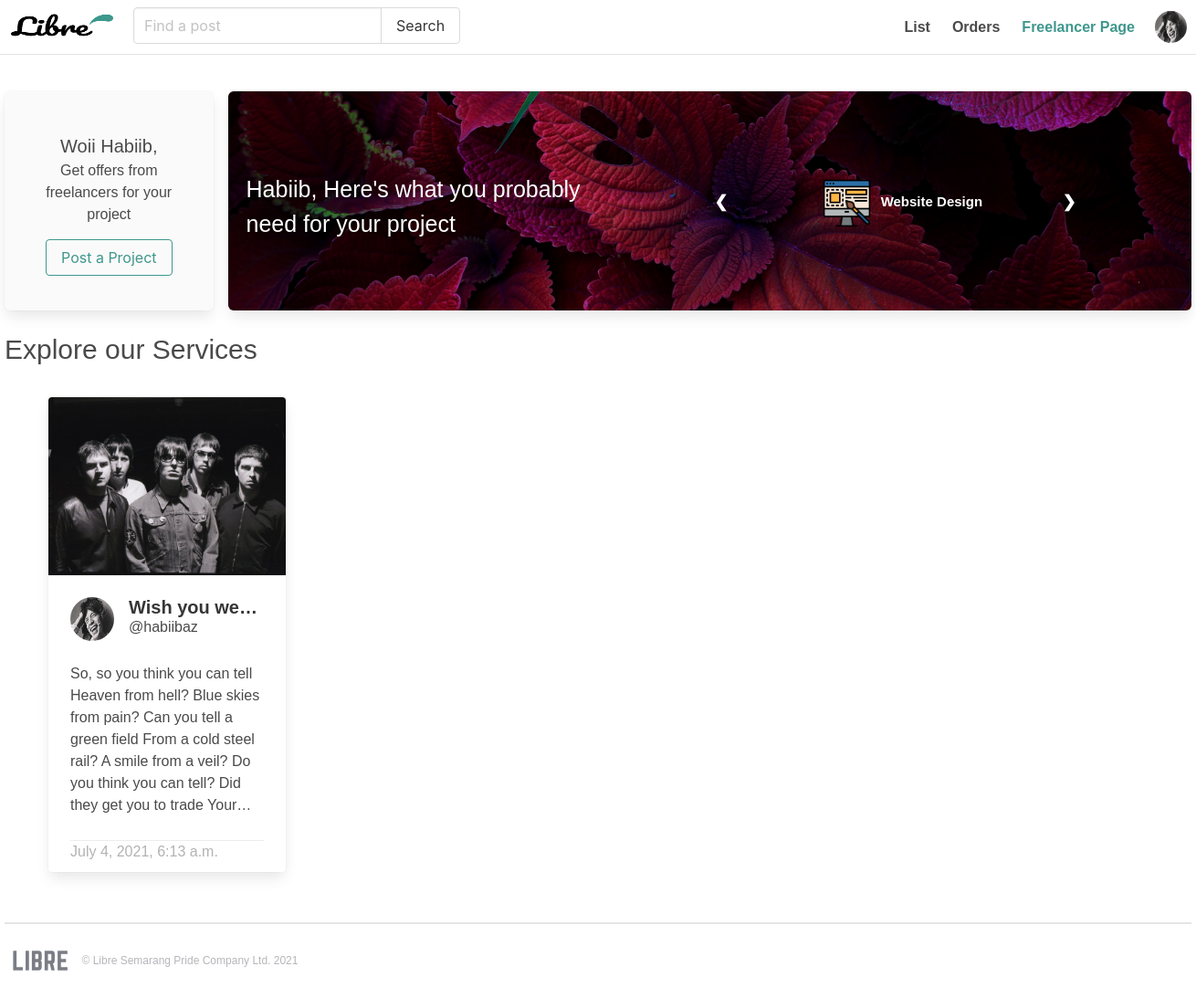
Page /buyerpage/ (signed in) on the committed database.
### account/models.py (models this page shows, shortened)
class Account (AbstractBaseUser):
	email					= models.EmailField(verbose_name='email', unique= True)
	username				= models.CharField(max_length=30, unique=True)
	date_joined				= models.DateTimeField(verbose_name='date joined', auto_now_add=True)
	last_login				= models.DateTimeField(verbose_name='last login', auto_now=True)
	is_admin				= models.BooleanField(default=False)
	is_active				= models.BooleanField(default=True)
	is_staff				= models.BooleanField(default=False)
	is_superuser			= models.BooleanField(default=False)
	image					= models.ImageField(upload_to=upload_location, null=True, blank=True)
	first_name				= models.CharField(max_length=50)
	last_name				= models.CharField(max_length=50)
	slug 					= models.SlugField()
	USERNAME_FIELD = 'email'
	REQUIRED_FIELDS = ['username']
	objects = MyAccountManager()

### blog/models.py (models this page shows, shortened)
class BlogPost(models.Model):
	title 					= models.CharField(max_length=50, null=False, blank=False)
	body 					= models.TextField(max_length=2000, null=False, blank=False)
	image		 			= models.ImageField(upload_to=upload_location, null=True, blank=True)
	date_published 			= models.DateTimeField(auto_now_add=True, verbose_name="date published")
	date_updated 			= models.DateTimeField(auto_now=True, verbose_name="date updated")
	author 					= models.ForeignKey(settings.AUTH_USER_MODEL, on_delete=models.CASCADE)
	category 				= models.ForeignKey(Category, on_delete=models.CASCADE, null=False)
	subcategory 			= models.ForeignKey(SubCategory, on_delete=models.CASCADE, null=False)
	deadline 				= models.PositiveIntegerField(blank=False, null=False)
	budget 					= models.BigIntegerField(blank=False, null=False)
	slug 					= models.SlugField()

### blog/views.py (the view)
# urls.py: path('buyerpage/', buyerpage, name='buyerpage'),
@login_required
def buyerpage(request):
	context = {}
	user = request.user
	account = Account.objects.filter(email=request.user.email).first()
	blog_posts = BlogPost.objects.all()
	context['blog_posts'] = blog_posts
	context['account'] = account
	return render(request, 'blog/buyerpage.html', context)

### blog/templates/blog/buyerpage.html (shortened to what this page needs)
{% load static %}
<!DOCTYPE html>
<html>
    <head>
        <link rel="stylesheet" href="https://cdn.jsdelivr.net/npm/bulma@0.9.2/css/bulma.min.css">
        <link rel="stylesheet" href="https://pro.fontawesome.com/releases/v5.10.0/css/all.css"/>
        <link rel="stylesheet" type="text/css" href="{% static 'css/main.css' %}">
    </head>
    <body>
      {% if request.user.is_authenticated %}
        <nav class="navbar" role="navigation" aria-label="main navigation" id="buyernavbar">
          <div class="navbar-start" id="buyernavbarstart">
            <div class="navbar-brand mb-1">
              <a class="navbar-item" href="{% url 'buyerpage' %}">
                <img src="{% static 'images/librelogo.png' %}" width="112" height="28">
              </a>
            </div>
            <div class="field has-addons" id="searchbar">
              <p class="control">
                <input class="input" type="text" placeholder="Find a post">
              </p>
              <p class="control">
                <button class="button">
                  Search
                </button>
              </p>
            </div>
          </div>
          <div class="navbar-end" id="buyernavbarend">
              <a style="font-weight: bold;" href="{% url 'projectlist' %}" class="navbar-item">
                List
              </a>
              <a style="font-weight: bold;" class="navbar-item">
                Orders
              </a>
              <a class="navbar-item"  style="color: #3F978D; font-weight: bold;">
                Freelancer Page
              </a>
              <div class="dropdown is-right" id="buyerpagedropdown">
                <div class="dropdown-trigger">
                  <span>
                    <figure class="image" >
                      <img style="width: 35px; height: 35px; border-radius: 50%;" src="{{account.image.url}}">
                    </figure>
                  </span>
                </div>
              </div>
            </div>
        </nav>
      <div class="buyerpage-container" id="buypagecontainer">
        <div class="main">
          <div class="main-header">
            <div class="box" id="box-postproject" style="display: block; padding: 45px;">
              <p style="font-size: 20px; text-align: center;">Woii {{account.first_name}},</p>
              <p style="text-align: center;">Get offers from freelancers for your project</p>
              <a href="{% url 'blog:create' %}">
                <button class="button is-outlined" style="margin:15px auto; border-color: #3F978D; color: #3F978D; background-color: #fafafa;">Post a Project</button>
              </a>
            </div>
            <div class="box" id="box-poster" style="background-image: url('{% static 'images/posterimage.jpg' %}'); background-size: cover;">
              <div class="textt" style="width: 40%; height: 100%; float: left;">
                <p style="font-size: 25px; margin-top: 17%; color: white;">
                  {{account.first_name}}, Here's what you probably need for your project
                </p>
              </div>
              <div class="category" style="width: 60%; height: 100%; float: right; overflow: hidden;">
                <div class="slideshow-container">
                  <div class="mySlides fade">
                    <div class="box" style="width: 200px; height: 100px; margin: 10px auto; background-color: transparent;" id="box-category">
                      <figure class="image">
                        <img style="width: 55px; height: 55px; margin-top: 5px;" src="{% static 'images/web-design.png' %}">
                        <p style="font-size: 15px; position: relative;left: 40px; bottom: 40px; font-weight: bold; color: white;">Website Design</p>
                      </figure>
                    </div>
                  </div>
                  <a class="prev" onclick="plusSlides(-1)">&#10094;</a>
                  <a class="next" onclick="plusSlides(1)">&#10095;</a>
                </div>
              </div>
            </div>
          </div>
          <div class="body-title" style="margin-bottom: 10px;">
              <p style="font-size: 30px;">Explore our Services</p>
          </div>
          <div class="main-body">
          {% for post in blog_posts %}
            <div class="card" id="postcard">
              <div class="card-image">
                <figure class="image is-4by3">
                  <img src="{{post.image.url}}" alt="Placeholder image">
                </figure>
              </div>
              <div class="card-content">
                <div class="media">
                  <div class="media-left">
                    <figure class="image is-square is-48x48">
                      <img class="is-rounded" src="{{post.author.image.url}}" alt="Placeholder image">
                    </figure>
                  </div>
                  <div class="media-content">
                    <a href="{% url 'blog:detail' post.slug %}">
                      <p class="title is-4" id="post-title">{{post.title}}</p>
                    </a>
                    <a href="{% url 'profile' post.author.slug %}">
                      <p class="subtitle is-6">@{{post.author.username}}</p>
                    </a>
                  </div>
                </div>
                <div class="content" id="post-body">
                  {{post.body|safe}}
                </div>
                <footer class="card-footer">
                  <time datetime="2016-1-1">{{post.date_published}}</time>
                </footer>
              </div>
            </div>
          {% endfor %}
          </div>
        </div>
        <div class="libre-footer" style="height: 80px; border-top: 2px solid #e4e5e7">
          <div class="content-left">
            <img style="width: 80px; height: 80px; display: inline-block; margin-bottom: -6px;" src="{% static 'images/libre.png' %}">
            <p style="font-size: 12px; color: #b5b6ba; display: inline-block; position: relative; bottom: 30px;">&copy; Libre Semarang Pride Company Ltd. 2021</p>
          </div>
        </div>
      </div>
    {% endif %}
    </body>
</html>

### static/css/main.css (style rules this page uses)
html { height: 100%; margin: auto; }
* { font-family: 'Titillium Web', sans-serif; }
figure { margin: auto; text-align: center; max-width: 1000px; position:relative; }
#buyernavbar { position: fixed; border-bottom: 1.5px solid #e4e5e7; top: 0; left: 0; right: 0; height: 60px; }
#searchbar { margin-top: 8px; margin-bottom: 0; margin-left: 10px; }
#buyerpagedropdown { margin-right: 10px; margin-left: 10px; padding-top: 12px; }
#buypagecontainer { margin: auto; width: 1300px; }
.main-header { display: flex; padding-top: 100px; padding-bottom: 20px; }
.main-body { padding-top: 20px; padding-bottom: 40px; width: 100%; margin:auto; }
#box-postproject { margin-right: 16px; margin-bottom: 0; width: 260px; height: 240px; background-color: #fafafa; }
#box-poster { height: 240px; width: 100%; }
#postcard { width: 260px; height: 520px; display: inline-block; margin-left: 48px; margin-bottom: 15px; }
#post-body { height: 170px; overflow: hidden; text-overflow: ellipsis; display: -webkit-box; -webkit-line-clamp: 7; -webkit-box-orient: vertical; }
#post-title { overflow: hidden; text-overflow: ellipsis; display: -webkit-box; -webkit-line-clamp: 1; -webkit-box-orient: vertical; font-size: 1.25em; }
.card-footer { font-size: 1em; color: #b2b2b2; }
.slideshow-container { max-width: 90%; position: relative; margin-left: auto; margin-right: auto; margin-top: 50px; }
.mySlides { display: none; }
.prev, .next { cursor: pointer; position: absolute; top: 44%; width: auto; margin-top: -22px; padding: 16px; color: white; font-weight: bold; font-size: 18px; transition: 0.6s ease; border-radius: 0 3px 3px 0; user-select: none; }
.next { right: 60px; border-radius: 3px 0 0 3px; }
.prev { left:60px; }
.fade { -webkit-animation-name: fade; -webkit-animation-duration: 1.5s; animation-name: fade; animation-duration: 1.5s; }

### rows in the picture
Account: image (picture), first_name "Habiib"
BlogPost: image (picture), author.image (picture), title "Wish you…", author.username "habiibaz", body "So, so you think you can tell Heaven from hell? Blue skies from pain? Can you tell a green field From a cold steel rail? A smile from a veil? Do you think you can tell? Did they get you to trade…", date_published "July 4, 2021, 6:13 a.m."
